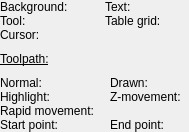
<?xml version="1.0" encoding="UTF-8"?>
<ui version="4.0">
 <class>partSettingsColors</class>
 <widget class="QWidget" name="partSettingsColors">
  <property name="geometry">
   <rect>
    <x>0</x>
    <y>0</y>
    <width>187</width>
    <height>132</height>
   </rect>
  </property>
  <property name="sizePolicy">
   <sizepolicy hsizetype="Expanding" vsizetype="Expanding">
    <horstretch>0</horstretch>
    <verstretch>0</verstretch>
   </sizepolicy>
  </property>
  <layout class="QVBoxLayout" name="verticalLayout">
   <property name="spacing">
    <number>8</number>
   </property>
   <property name="leftMargin">
    <number>0</number>
   </property>
   <property name="topMargin">
    <number>0</number>
   </property>
   <property name="rightMargin">
    <number>0</number>
   </property>
   <property name="bottomMargin">
    <number>0</number>
   </property>
   <item>
    <layout class="QGridLayout" name="gridLayout" columnstretch="1,2,1,2">
     <property name="verticalSpacing">
      <number>0</number>
     </property>
     <item row="0" column="0">
      <widget class="QLabel" name="lblVisualizerBackgroundColor">
       <property name="text">
        <string>Background:</string>
       </property>
      </widget>
     </item>
     <item row="0" column="3">
      <widget class="ColorPicker" name="clpVisualizerTextColor" native="true"/>
     </item>
     <item row="0" column="1">
      <widget class="ColorPicker" name="clpVisualizerBackgroundColor" native="true"/>
     </item>
     <item row="1" column="1">
      <widget class="ColorPicker" name="clpVisualizerToolColor" native="true"/>
     </item>
     <item row="1" column="0">
      <widget class="QLabel" name="label_19">
       <property name="text">
        <string>Tool:</string>
       </property>
      </widget>
     </item>
     <item row="1" column="3">
      <widget class="ColorPicker" name="clpVisualizerTableGridColor" native="true"/>
     </item>
     <item row="0" column="2">
      <widget class="QLabel" name="label_28">
       <property name="text">
        <string>Text:</string>
       </property>
      </widget>
     </item>
     <item row="1" column="2">
      <widget class="QLabel" name="label_33">
       <property name="text">
        <string>Table grid:</string>
       </property>
      </widget>
     </item>
     <item row="2" column="0">
      <widget class="QLabel" name="label_2">
       <property name="text">
        <string>Cursor:</string>
       </property>
      </widget>
     </item>
     <item row="2" column="1">
      <widget class="ColorPicker" name="clpVisualizerCursorColor" native="true"/>
     </item>
    </layout>
   </item>
   <item>
    <widget class="QLabel" name="lblVisualizerToolpathColors">
     <property name="font">
      <font>
       <italic>false</italic>
       <underline>true</underline>
      </font>
     </property>
     <property name="text">
      <string>Toolpath:</string>
     </property>
     <property name="wordWrap">
      <bool>true</bool>
     </property>
    </widget>
   </item>
   <item>
    <layout class="QGridLayout" name="gridLayout_13" columnstretch="1,2,1,2">
     <property name="verticalSpacing">
      <number>0</number>
     </property>
     <item row="1" column="0">
      <widget class="QLabel" name="label_25">
       <property name="text">
        <string>Highlight:</string>
       </property>
      </widget>
     </item>
     <item row="1" column="2">
      <widget class="QLabel" name="lblVisualizerZMovementColor">
       <property name="text">
        <string>Z-movement:</string>
       </property>
      </widget>
     </item>
     <item row="0" column="1">
      <widget class="ColorPicker" name="clpToolpathNormalColor" native="true"/>
     </item>
     <item row="1" column="3">
      <widget class="ColorPicker" name="clpToolpathZMovementColor" native="true"/>
     </item>
     <item row="2" column="1">
      <widget class="ColorPicker" name="clpToolpathRapidMovementColor" native="true"/>
     </item>
     <item row="1" column="1">
      <widget class="ColorPicker" name="clpToolpathHighlightColor" native="true"/>
     </item>
     <item row="3" column="2">
      <widget class="QLabel" name="label_27">
       <property name="text">
        <string>End point:</string>
       </property>
      </widget>
     </item>
     <item row="3" column="3">
      <widget class="ColorPicker" name="clpToolpathEndColor" native="true"/>
     </item>
     <item row="0" column="0">
      <widget class="QLabel" name="lblVisualizerNormalColor">
       <property name="text">
        <string>Normal:</string>
       </property>
      </widget>
     </item>
     <item row="2" column="0">
      <widget class="QLabel" name="label">
       <property name="text">
        <string>Rapid movement:</string>
       </property>
      </widget>
     </item>
     <item row="0" column="2">
      <widget class="QLabel" name="label_16">
       <property name="text">
        <string>Drawn:</string>
       </property>
      </widget>
     </item>
     <item row="3" column="1">
      <widget class="ColorPicker" name="clpToolpathStartColor" native="true"/>
     </item>
     <item row="0" column="3">
      <widget class="ColorPicker" name="clpToolpathDrawnColor" native="true"/>
     </item>
     <item row="3" column="0">
      <widget class="QLabel" name="label_26">
       <property name="text">
        <string>Start point:</string>
       </property>
      </widget>
     </item>
    </layout>
   </item>
  </layout>
 </widget>
 <customwidgets>
  <customwidget>
   <class>ColorPicker</class>
   <extends>QWidget</extends>
   <header>colorpicker.h</header>
   <container>1</container>
  </customwidget>
 </customwidgets>
 <resources/>
 <connections/>
</ui>
